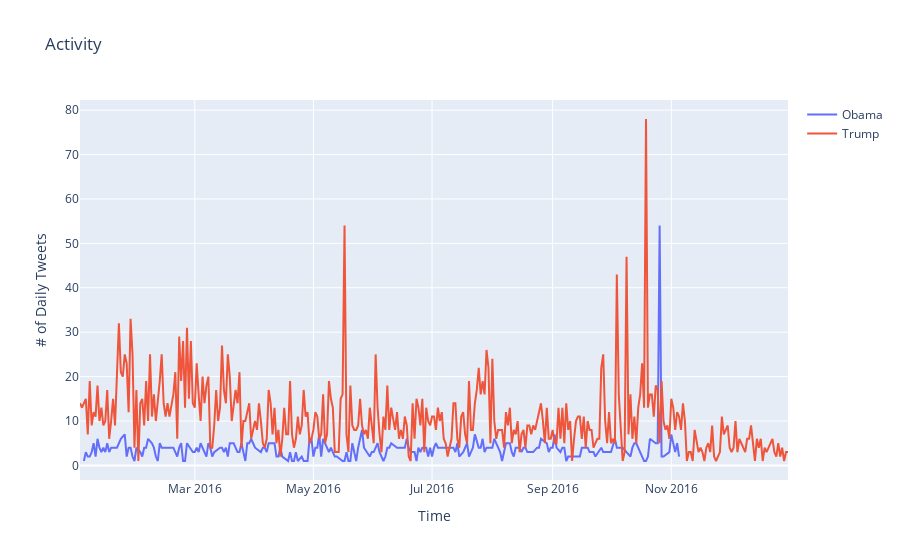

The notebook cell saved with this chart:
### Code cell
show_frequency(tweets, '01/01/16', '01/01/17')

### Figure 1 — Plotly figure (JSON) as saved in the notebook; plotly's stock layout.template omitted (floating-point values rounded to 4 significant figures; data arrays with more than 128 entries replaced by an {"elided": "..."} marker saying what was removed)
{"data": [{"name": "Obama", "type": "scatter", "x": {"elided": "241 str values"}, "y": {"elided": "241 int values"}}, {"name": "Trump", "type": "scatter", "x": {"elided": "362 str values"}, "y": {"elided": "362 int values"}}], "layout": {"title": {"text": "Activity"}, "xaxis": {"anchor": "y", "domain": [0, 1], "title": {"text": "Time"}}, "yaxis": {"anchor": "x", "domain": [0, 1], "title": {"text": "# of Daily Tweets"}}}}
